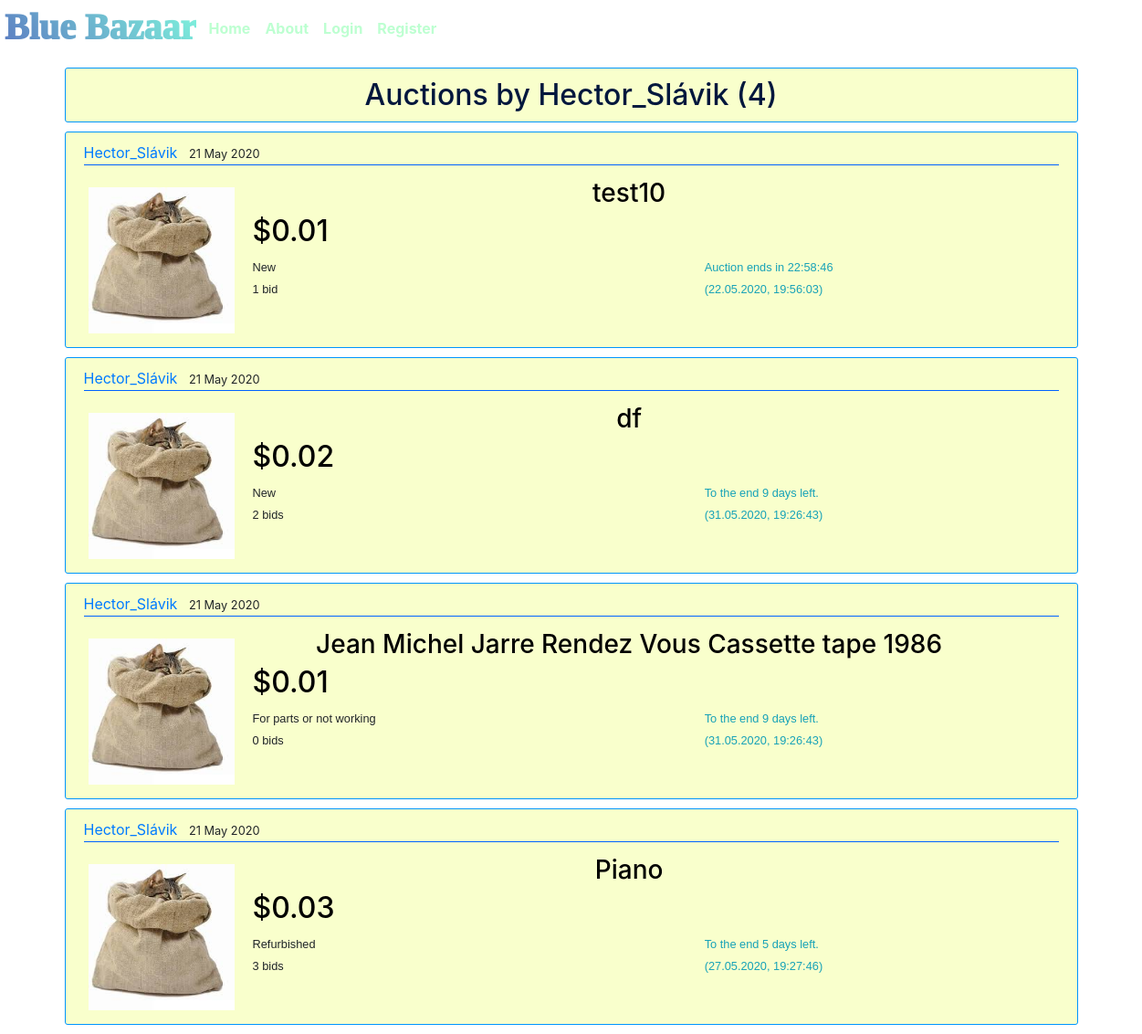
Screenshot of /merchant/auctions/Hector_Slávik with the database file from the repository.
### bazaar/models.py (models this page shows, shortened)
class Item(models.Model):
    merchant      = models.ForeignKey(User, on_delete=models.CASCADE)  # , null=True, blank=True
    title         = models.CharField(max_length=200)
    slug          = models.SlugField(unique=True)
    description   = models.TextField(default='')
    date_posted   = models.DateTimeField('date published', auto_now_add=True)
    price         = models.DecimalField(
        'price', max_digits=8, decimal_places=2, default=0,
        validators=[MinValueValidator(0, "Are you OK?! Price can\'t be lesser than %(limit_value)s!")]
    )
    end_of_auction = models.DateTimeField(
        'end of auction',
        default=timezone.now()+datetime.timedelta(days=10),
        validators=[MinValueValidator(
            timezone.now(),
            "You can\'t set end of auction in the past."
        )]
    )
    watch_list    = models.ManyToManyField(
        settings.AUTH_USER_MODEL, blank=True, related_name='item_watch_list'
    )
    class Condition(models.TextChoices):
        NEW = 'NEW', _('New')
        USED = 'USE', _('Used')
        REFURBISHED = 'REF', _('Refurbished')
        NOT_WORKING = 'NOT', _('For parts or not working')
    condition = models.CharField(
        'condition',
        max_length=3,
        choices=Condition.choices,
        default=Condition.USED,
    )
    main_image = models.ImageField(
        'thumbnail', default='default_item.jpg', upload_to=get_path_for_my_model_file
    )
    def remaining_time(self):
        return (self.end_of_auction - timezone.now()).days
    remaining_time.admin_order_field = 'remaining_time'
    remaining_time.short_description = 'How much time is left?'

### bazaar/views.py (the view)
# urls.py: path('merchant/auctions/<str:username>', MerchantItemListView.as_view(), name='merchant-items'),
class MerchantItemListView(generic.ListView):
    model = Item
    template_name = 'bazaar/merchant_items.html' # <APP>/<MODEL>_<VIEWTYPE>.HTML
    context_object_name = 'posts'  # def: home
    ordering = '-date_posted'
    paginate_by = 4
    def get_queryset(self):
        user = get_object_or_404(User, username=self.kwargs.get('username'))
        return Item.objects.filter(merchant=user).order_by('-date_posted')

### bazaar/templatetags/bazaar_tags.py (called while the page is built)
@register.filter
def left_time(date):
    delta = date - timezone.now()
    if delta.days < 0:
        return 0
    if delta.days == 1:
        return "To the end left %s day" % delta.days
    minutes = int((delta.seconds % 3600)/60)
    hours = int(delta.seconds/3600)
    if delta.days < 1:
        return "To the end %s hours and %s minutes left." %(hours, minutes)
    return "To the end %s days left" %delta.days

@register.filter
def number_of_bids(item):
    count = models.Bid.objects.filter(item=item).count()
    if (count==1):
        noun = "bid"
    else:
        noun = "bids"
    return "%s %s" %(count, noun)

### bazaar/templates/bazaar/merchant_items.html
{% extends "bazaar/auction_list.html" %}
{% load static %}
{% load bazaar_tags %}
{% block header %}
    {% if not posts %}
     <article class="media content-section">
        <div class="centering">
            <h2 class="card-title">There are no auctions by {{ view.kwargs.username }}</h2>
        </div>
     </article>
    {% else %}
    <article class="media content-section">
        <h2 class="header-center centering"> Auctions by {{ view.kwargs.username }} ({{ page_obj.paginator.count }})</h2>
    </article>
    {% endif %}
{% endblock header %}

### bazaar/templates/bazaar/auction_list.html (shortened to what this page needs)
{% extends "bazaar/base.html" %}
{% load static %}
{% load bazaar_tags %}
{% block content %}
{% block header %}{% endblock %}
  {% if posts %}
  {% for post in posts %}
 <article class="media content-section">
 <div class="media-body">
        <div class="article-metadata">
          <a class="mr-2" href="{% url 'merchant-items' post.merchant.username %}">{{ post.merchant }}</a>
          <small class="mr-3">{{ post.date_posted|date:"d F Y" }}</small>
        </div>
    <div class="auction">
      <div class="auction-image auction-image-main">
          <a class="article-title" href="{% url 'item-detail' post.slug %}">
            <img  src="{{ post.main_image.url }}">
          </a>
      </div>
      <div class="media-body auction-detail">
        <h3><a class="article-title" href="{% url 'item-detail' post.slug %}">{{ post.title }}</a></h3>
        <h2 class="article-title">${{ post.price }}</h2>
        <table class="content-table">
          <tr class="content-table">
            <th class="content-table">
                <small>{{ post.get_condition_display }}</small>
            </th>
            <th class="content-table" style="width: 50%;">
              {% if post.end_of_auction|left_time == 0 %}
                <small class="mr-3 text-danger" > The auction has ended. </small>
                {% else %}
                <small class="mr-3 text-info" id="post_{{ post.id }}" start="{{ post.end_of_auction.isoformat }}"></small>
              {% endif %}
            </th>
          </tr>
          <tr class="content-table">
            <td class="content-table">
                <small>{{ post|number_of_bids }}</small>
            </td>
            <td class="content-table">
              {% if post.end_of_auction|left_time == 0 %}
                <small class="mr-3 text-danger">({{ post.end_of_auction|date:"d.m.Y, H:i:s" }})</small>
              {% else %}
                <small class="mr-3 text-info">({{ post.end_of_auction|date:"d.m.Y, H:i:s" }})</small>
              {% endif %}
            </td>
          </tr>
        </table>
      </div>
    </div>
 </div>
 </article>
  {% endfor %}
  {% endif %}
{% endblock content %}

### bazaar/static/bazaar/main.css (style rules this page uses)
body { background: white url("images/background.jpg") no-repeat center center fixed; -webkit-background-size: cover; -moz-background-size: cover; -o-background-size: cover; background-size: cover; }
h1, h2, h3, h4, h5, h6 { color: #00173d; }
.content-section { background: rgba(235, 255, 87, 0.3); padding: 10px 20px; border: 1px solid #0095ff; border-radius: 3px; margin-bottom: 10px; margin-top: 10px; clear:both; }
.article-title { color: #000000; }
.article-metadata { padding-bottom: 1px; margin-bottom: 4px; border-bottom: 1px solid #0062ff }
.header-center { text-align: center; }
.centering { align:center; text-align:center; margin: auto; clear:both; }
*, *:after, *:before { -webkit-box-sizing: border-box; -moz-box-sizing: border-box; box-sizing: border-box; }
table { font-family: arial, sans-serif; border-collapse: collapse; width: 100%; }
.content-table { border: 0px; text-align: left; padding: 0px; }
td, th { border: 1px solid rgb(41, 106, 252); text-align: left; padding: 8px; }

### bazaar/static/bazaar/auction-elements-order.css (style rules this page uses)
.auction-image-main { position: relative; overflow: hidden; margin: auto; display: block; }
.auction-image-main img { width: 100%; height: 100%; padding: 0px; }
*, *:after, *:before { -webkit-box-sizing: border-box; -moz-box-sizing: border-box; box-sizing: border-box; }
.auction { padding: 5px; }
.auction:after { clear: both; content: ""; display: table; }
.auction-image { width: 90%; height: auto; max-height:430px; }
.auction-detail { width: 100%; margin-top: -25px; padding: 10%; }
.auction-detail table { width: 120%; margin: 0 auto; }
.auction-detail h3 { align:center; text-align:center; padding: 5px; margin: auto; }
@media only screen and (min-width: 610px) { .auction-image { position: relative; width: 160px; height: 160px; float: left; margin-right: 20px; margin-top: 15px; overflow: hidden; } }
@media only screen and (min-width: 610px) { .auction-detail { padding: 0%; width: 60%; float: left; display: inline-block; margin-right: 0px; margin-top: 0px; } }
@media only screen and (min-width: 992px) { .auction-detail { width: 78%; } }

### rows the page displays
Item: merchant "Hector_Slávik", date_posted "21 May 2020", main_image (placeholder picture), title "test10", price "0.01", condition "New", id "1 bid", end_of_auction "22.05.2020, 19:56:03"
Item: merchant "Hector_Slávik", date_posted "21 May 2020", main_image (placeholder picture), title "df", price "0.02", condition "New", id "2 bids", end_of_auction "31.05.2020, 19:26:43"
Item: merchant "Hector_Slávik", date_posted "21 May 2020", main_image (placeholder picture), title "Jean Michel Jarre Rendez Vous Cassette tape 1986", price "0.01", condition "For parts or not working", id "0 bids", end_of_auction "31.05.2020, 19:26:43"
Item: merchant "Hector_Slávik", date_posted "21 May 2020", main_image (placeholder picture), title "Piano", price "0.03", condition "Refurbished", id "3 bids", end_of_auction "27.05.2020, 19:27:46"

### other values shown
{{ view.kwargs.username }} "Hector_Slávik"
{{ page_obj.paginator.count }} "4"
